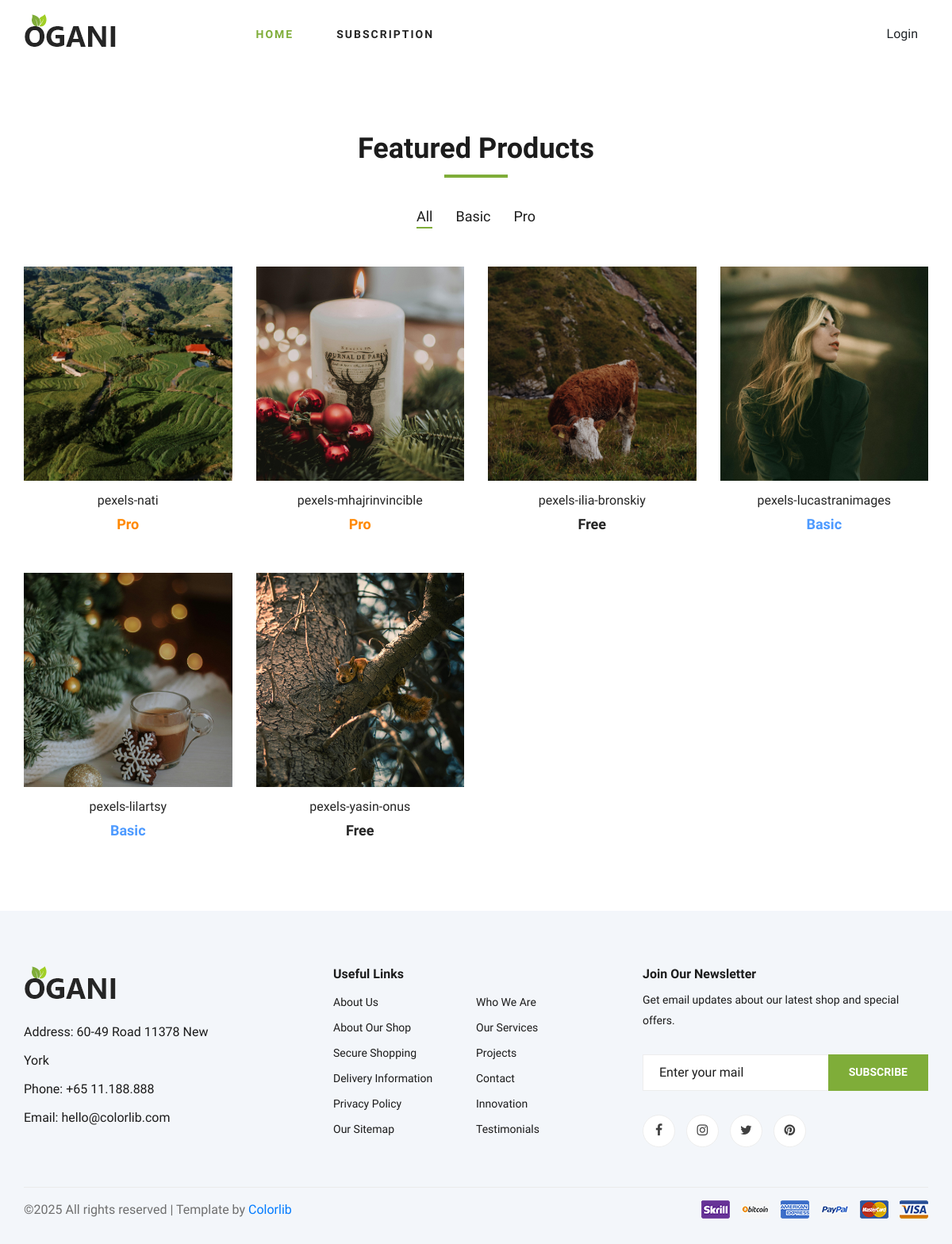
The page / on the database its author committed.
### myapp/models.py (models this page shows, shortened)
class Product(models.Model):
    name = models.CharField(max_length=100)
    subscription_plan = models.ForeignKey(
        SubscriptionPlan, on_delete=models.CASCADE, related_name="products", default=1
    )
    image = models.ImageField(upload_to=md5_file_upload_path, blank=True, null=True)
    file = models.FileField(upload_to=md5_file_upload_path, blank=True, null=True)

class SubscriptionPlan(models.Model):
    name = models.CharField(max_length=50)
    price = models.DecimalField(max_digits=6, decimal_places=2)
    stripe_price_id = models.CharField(max_length=100, blank=True, null=True)
    daily_limit = models.PositiveIntegerField(default=0)

### myapp/views.py (the view)
# urls.py: path('', views.home, name='home'),
def home(request):
    products = Product.objects.all()
    return render(request, 'home.html', {'products': products, 'user': request.user})

### myapp/templates/home.html (shortened to what this page needs)
{% extends 'base.html' %}
{% load static %}
{% block content %}
<section class="featured spad">
    <div class="container">
        <div class="row">
            <div class="col-lg-12">
                <div class="section-title">
                    <h2>Featured Products</h2>
                </div>
                <div class="featured__controls">
                    <ul>
                        <li class="active" data-filter="*">All</li>
                        <li data-filter=".basic">Basic</li>
                        <li data-filter=".pro">Pro</li>
                    </ul>
                </div>
            </div>
        </div>
        <div class="row featured__filter">
            {% for product in products %}
            {% with plan_name=product.subscription_plan.name %}
            <div class="col-lg-3 col-md-4 col-sm-6 mix
                {% if plan_name == 'Pro' %}pro{% elif plan_name == 'Basic' %}basic{% endif %}">
                <div class="featured__item">
                    {% if product.image %}
                        <div class="featured__item__pic set-bg" data-setbg="{{ product.image.url }}">
                    {% else %}
                        <div class="featured__item__pic set-bg" data-setbg="{% static 'images/default.png' %}">
                    {% endif %}
                    </div>
                    <div class="featured__item__text">
                        <h6><a>{{ product.name }}</a></h6>
                        <h5>
                            <span
                                {% if plan_name == 'Pro' %}style="color:#ff8800;"
                                {% elif plan_name == 'Basic' %}style="color:#4d9aff;"
                                {% endif %}>
                                {{ plan_name }}
                            </span>
                        </h5>
                    </div>
                </div>
            </div>
            {% endwith %}
            {% endfor %}
        </div>
    </div>
</section>
{% endblock %}

### myapp/templates/base.html (shortened to what this page needs)
{% load static %}
<!DOCTYPE html>
<html lang="en">
<head>
    <link rel="stylesheet" href="{% static 'myapp/css/bootstrap.min.css' %}">
    <link rel="stylesheet" href="{% static 'myapp/css/font-awesome.min.css' %}">
    <link rel="stylesheet" href="{% static 'myapp/css/elegant-icons.css' %}">
    <link rel="stylesheet" href="{% static 'myapp/css/nice-select.css' %}">
    <link rel="stylesheet" href="{% static 'myapp/css/jquery-ui.min.css' %}">
    <link rel="stylesheet" href="{% static 'myapp/css/owl.carousel.min.css' %}">
    <link rel="stylesheet" href="{% static 'myapp/css/slicknav.min.css' %}">
    <link rel="stylesheet" href="{% static 'myapp/css/style.css' %}">
</head>
<body>
    <header class="header">
        <div class="container">
            <div class="row align-items-center">
                <div class="col-lg-3">
                    <div class="header__logo">
                        <a href="{% url 'home' %}">
                            <img src="{% static 'myapp/img/logo.png' %}" alt="Logo">
                        </a>
                    </div>
                </div>
                <div class="col-lg-6">
                    <nav class="header__menu">
                        <ul>
                            <li class="active"><a href="{% url 'home' %}">Home</a></li>
                            <li><a href="{% url 'subscriptions' %}">Subscription</a></li>
                        </ul>
                    </nav>
                </div>
                <div class="col-lg-3">
                    <div class="header__cart d-flex justify-content-end">
                        {% if user.is_authenticated %}
                            <a href="{% url 'profile' %}" class="btn custom-btn custom-border-btn smoothscroll">
                                {{ user.username }}
                            </a>
                        {% else %}
                            <a href="{% url 'login' %}" class="btn custom-btn custom-border-btn smoothscroll">
                                Login
                            </a>
                        {% endif %}
                    </div>
                </div>
            </div>
        </div>
    </header>
    {% block content %}
    {% endblock %}
    <footer class="footer spad">
        <div class="container">
            <div class="row">
                <div class="col-lg-3 col-md-6 col-sm-6">
                    <div class="footer__about">
                        <div class="footer__about__logo">
                            <a href="{% url 'home' %}"><img src="{% static 'myapp/img/logo.png' %}" alt="Logo"></a>
                        </div>
                        <ul>
                            <li>Address: 60-49 Road 11378 New York</li>
                            <li>Phone: +65 11.188.888</li>
                            <li>Email: hello@colorlib.com</li>
                        </ul>
                    </div>
                </div>
                <div class="col-lg-4 col-md-6 col-sm-6 offset-lg-1">
                    <div class="footer__widget">
                        <h6>Useful Links</h6>
                        <ul>
                            <li><a href="#">About Us</a></li>
                            <li><a href="#">About Our Shop</a></li>
                            <li><a href="#">Secure Shopping</a></li>
                            <li><a href="#">Delivery Information</a></li>
                            <li><a href="#">Privacy Policy</a></li>
                            <li><a href="#">Our Sitemap</a></li>
                        </ul>
                        <ul>
                            <li><a href="#">Who We Are</a></li>
                            <li><a href="#">Our Services</a></li>
                            <li><a href="#">Projects</a></li>
                            <li><a href="#">Contact</a></li>
                            <li><a href="#">Innovation</a></li>
                            <li><a href="#">Testimonials</a></li>
                        </ul>
                    </div>
                </div>
                <div class="col-lg-4 col-md-12">
                    <div class="footer__widget">
                        <h6>Join Our Newsletter</h6>
                        <p>Get email updates about our latest shop and special offers.</p>
                        <form action="#">
                            <input type="text" placeholder="Enter your mail">
                            <button type="submit" class="site-btn">Subscribe</button>
                        </form>
                        <div class="footer__widget__social">
                            <a href="#"><i class="fa fa-facebook"></i></a>
                            <a href="#"><i class="fa fa-instagram"></i></a>
                            <a href="#"><i class="fa fa-twitter"></i></a>
                            <a href="#"><i class="fa fa-pinterest"></i></a>
                        </div>
                    </div>
                </div>
            </div>
            <div class="row">
                <div class="col-lg-12">
                    <div class="footer__copyright d-flex justify-content-between">
                        <p>
                            &copy;<script>document.write(new Date().getFullYear());</script> All rights reserved |
                            Template by <a href="https://colorlib.com" target="_blank">Colorlib</a>
                        </p>
                        <div><img src="{% static 'myapp/img/payment-item.png' %}" alt="Payment Methods"></div>
                    </div>
                </div>
            </div>
        </div>
    </footer>
</body>
</html>

### myapp/static/myapp/css/style.css (style rules this page uses)
html, body { height: 100%; font-family: "Cairo", sans-serif; -webkit-font-smoothing: antialiased; font-smoothing: antialiased; }
h1, h2, h3, h4, h5, h6 { margin: 0; color: #111111; font-weight: 400; font-family: "Cairo", sans-serif; }
h2 { font-size: 36px; }
h5 { font-size: 18px; }
h6 { font-size: 16px; }
p { font-size: 16px; font-family: "Cairo", sans-serif; color: #6f6f6f; font-weight: 400; line-height: 26px; margin: 0 0 15px 0; }
img { max-width: 100%; }
ul, ol { padding: 0; margin: 0; }
.section-title { margin-bottom: 50px; text-align: center; }
.section-title h2 { color: #1c1c1c; font-weight: 700; position: relative; }
.section-title h2:after { position: absolute; left: 0; bottom: -15px; right: 0; height: 4px; width: 80px; background: #7fad39; content: ""; margin: 0 auto; }
.set-bg { background-repeat: no-repeat; background-size: cover; background-position: top center; }
.spad { padding-top: 100px; padding-bottom: 100px; }
.site-btn { font-size: 14px; color: #ffffff; font-weight: 800; text-transform: uppercase; display: inline-block; padding: 13px 30px 12px; background: #7fad39; border: none; }
.header__logo { padding: 15px 0; }
.header__logo a { display: inline-block; }
.header__menu { padding: 24px 0; }
.header__menu ul li { list-style: none; display: inline-block; margin-right: 50px; position: relative; }
.header__menu ul li.active a { color: #7fad39; }
.header__menu ul li:last-child { margin-right: 0; }
.header__menu ul li a { font-size: 14px; color: #252525; text-transform: uppercase; font-weight: 700; letter-spacing: 2px; -webkit-transition: all, 0.3s; -moz-transition: all, 0.3s; -ms-transition: all, 0.3s; -o-transition: all, 0.3s; transition: all, 0.3s; padding: 5px 0; display: block; }
.header__cart { text-align: right; padding: 24px 0; }
.featured { padding-top: 80px; padding-bottom: 40px; }
.featured__controls { text-align: center; margin-bottom: 50px; }
.featured__controls ul li { list-style: none; font-size: 18px; color: #1c1c1c; display: inline-block; margin-right: 25px; position: relative; cursor: pointer; }
.featured__controls ul li.active:after { opacity: 1; }
.featured__controls ul li:after { position: absolute; left: 0; bottom: -2px; width: 100%; height: 2px; background: #7fad39; content: ""; opacity: 0; }
.featured__controls ul li:last-child { margin-right: 0; }
.featured__item { margin-bottom: 50px; }
.featured__item__pic { height: 270px; position: relative; overflow: hidden; background-position: center center; }
.featured__item__text { text-align: center; padding-top: 15px; }
.featured__item__text h6 { margin-bottom: 10px; }
.featured__item__text h6 a { color: #252525; }
.featured__item__text h5 { color: #252525; font-weight: 700; }
.footer { background: #F3F6FA; padding-top: 70px; padding-bottom: 0; }
.footer__about { margin-bottom: 30px; }
.footer__about ul li { font-size: 16px; color: #1c1c1c; line-height: 36px; list-style: none; }
.footer__about__logo { margin-bottom: 15px; }
.footer__about__logo a { display: inline-block; }
.footer__widget { margin-bottom: 30px; overflow: hidden; }
.footer__widget h6 { color: #1c1c1c; font-weight: 700; margin-bottom: 10px; }
.footer__widget ul { width: 50%; float: left; }
.footer__widget ul li { list-style: none; }
.footer__widget ul li a { color: #1c1c1c; font-size: 14px; line-height: 32px; }
.footer__widget p { font-size: 14px; color: #1c1c1c; margin-bottom: 30px; }
.footer__widget form { position: relative; margin-bottom: 30px; }
.footer__widget form input { width: 100%; font-size: 16px; padding-left: 20px; color: #1c1c1c; height: 46px; border: 1px solid #ededed; }
.footer__widget form input::placeholder { color: #1c1c1c; }
.footer__widget form button { position: absolute; right: 0; top: 0; padding: 0 26px; height: 100%; }
.footer__widget .footer__widget__social a { display: inline-block; height: 41px; width: 41px; font-size: 16px; color: #404040; border: 1px solid #ededed; border-radius: 50%; line-height: 38px; text-align: center; background: #ffffff; -webkit-transition: all, 0.3s; -moz-transition: all, 0.3s; -ms-transition: all, 0.3s; -o-transition: all, 0.3s; transition: all, 0.3s; margin-right: 10px; }
.footer__widget .footer__widget__social a:last-child { margin-right: 0; }
.footer__copyright { border-top: 1px solid #ebebeb; padding: 15px 0; overflow: hidden; margin-top: 20px; }
@media only screen and (min-width: 1200px) { .container { max-width: 1170px; } }

### rows shown on the page
Product: shows a picture, name "pexels-nati", subscription_plan.name "Pro"
Product: shows a picture, name "pexels-mhajrinvincible", subscription_plan.name "Pro"
Product: shows a picture, name "pexels-ilia-bronskiy", subscription_plan.name "Free"
Product: shows a picture, name "pexels-lucastranimages", subscription_plan.name "Basic"
Product: shows a picture, name "pexels-lilartsy", subscription_plan.name "Basic"
Product: shows a picture, name "pexels-yasin-onus", subscription_plan.name "Free"
